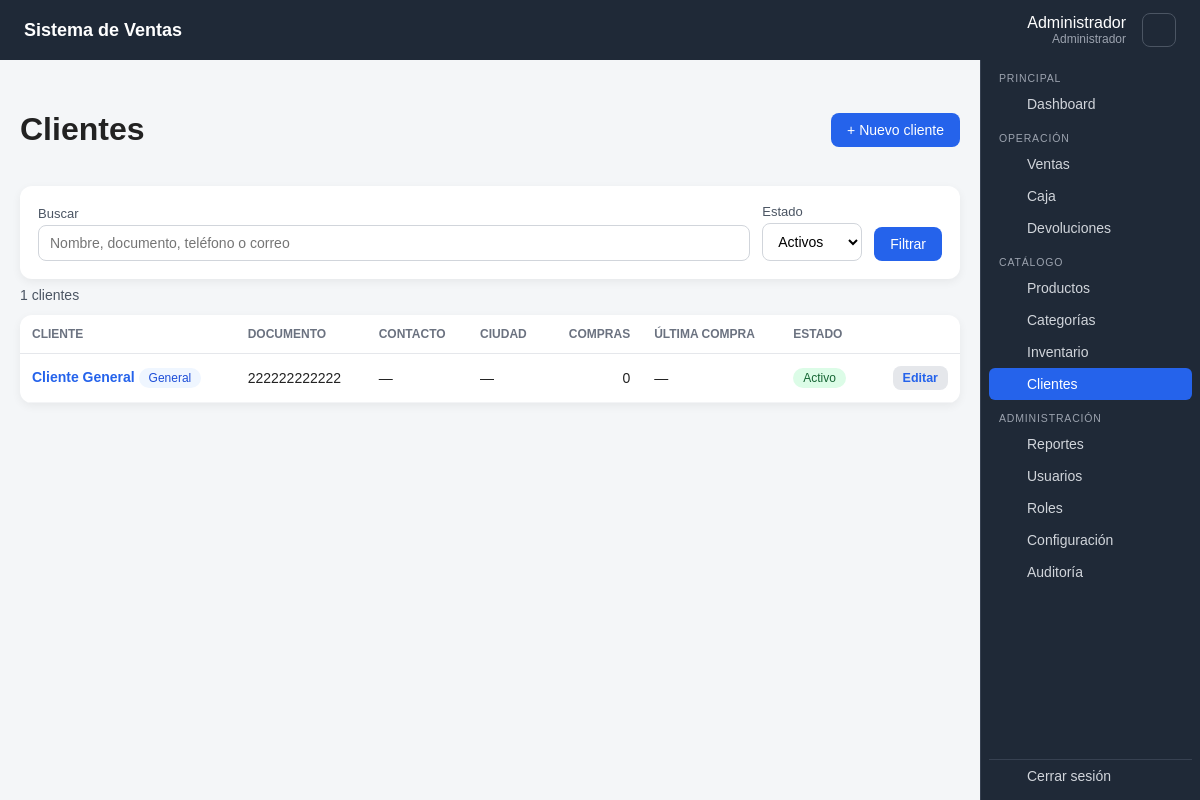
/views/clientes/index.php (signed in), run on the app's committed database.
### tables this page shows
CREATE TABLE clientes (
    id_cliente INT UNSIGNED AUTO_INCREMENT PRIMARY KEY,
    documento VARCHAR(30) NULL UNIQUE,
    nombre VARCHAR(100) NOT NULL,
    telefono VARCHAR(30) NULL,
    email VARCHAR(100) NULL,
    direccion VARCHAR(200) NULL,
    ciudad VARCHAR(100) NULL,
    estado TINYINT(1) NOT NULL DEFAULT 1,
    fecha_creacion TIMESTAMP NOT NULL DEFAULT CURRENT_TIMESTAMP,
    fecha_actualizacion TIMESTAMP NOT NULL DEFAULT CURRENT_TIMESTAMP
        ON UPDATE CURRENT_TIMESTAMP,
    INDEX idx_cliente_nombre (nombre),
    INDEX idx_cliente_estado (estado)
);

### helpers/permisos.php (called while the page is built, shortened)
<?php
require_once __DIR__ . '/../config/database.php';
function versionPermisos(): string {
    static $version=null;
    if ($version===null) {
        $s=(new Database())->getConnection()->prepare("SELECT valor FROM configuracion WHERE clave='permisos_version' LIMIT 1");
        $s->execute();
        $version=(string)($s->fetchColumn() ?: '0');
    }
    return $version;
}
function sincronizarSesion(): void {
    static $hecho=false;
    if ($hecho || !isset($_SESSION['id_usuario'])) return;
    $hecho=true;
    if (($_SESSION['permisos_version'] ?? null)===versionPermisos() && isset($_SESSION['permisos'])) return;
}
function tienePermiso(string $permiso): bool {
    if ((int)$_SESSION['rol_id'] === ROL_ADMINISTRADOR) return true;
    return in_array($permiso, $_SESSION['permisos'] ?? [], true);
}
function requirePermission(string $permiso): void {
    if (tienePermiso($permiso)) return;
    require __DIR__ . '/../views/layouts/header.php';
    require __DIR__ . '/../views/layouts/footer.php';
    exit;
}

### helpers/funciones.php (called while the page is built, shortened)
<?php
function e(?string $value): string { return htmlspecialchars($value ?? '', ENT_QUOTES, 'UTF-8'); }

### config/database.php (called while the page is built, shortened)
<?php
class Database {
    private string $host = '127.0.0.1';
    private string $dbName = 'sistema_ventas';
    private string $username = 'root';
    private string $password = '';
    private ?PDO $connection = null;
    public function getConnection(): PDO {
        if ($this->connection === null) {
            $dsn = "mysql:host={$this->host};dbname={$this->dbName};charset=utf8mb4";
            $this->connection = new PDO($dsn, $this->username, $this->password, [
                PDO::ATTR_ERRMODE => PDO::ERRMODE_EXCEPTION,
                PDO::ATTR_DEFAULT_FETCH_MODE => PDO::FETCH_ASSOC,
                PDO::ATTR_EMULATE_PREPARES => false,
            ]);
        }
        return $this->connection;
    }
}

### controllers/ClienteController.php (called while the page is built, shortened)
<?php
require_once __DIR__ . '/../config/database.php';
require_once __DIR__ . '/../helpers/permisos.php';
require_once __DIR__ . '/../models/Cliente.php';
class ClienteController {
    private Cliente $clientes;
    public function __construct() {
        $this->db=(new Database())->getConnection();
        $this->clientes=new Cliente($this->db);
    }
    public function listar(array $filtros): array { return $this->clientes->listar($filtros); }
    public function esGeneral(array $c): bool { return $c['documento']===CLIENTE_GENERAL_DOCUMENTO; }
}

### models/Cliente.php (called while the page is built, shortened)
<?php
class Cliente {
    public function listar(array $f=[]): array {
        $where=['1=1']; $p=[];
        if (($f['estado'] ?? '')!=='') { $where[]='c.estado=:estado'; $p['estado']=(int)$f['estado']; }
        $s=$this->db->prepare("SELECT c.*,COUNT(v.id_venta) compras,COALESCE(SUM(v.total),0) total_compras,MAX(v.fecha_venta) ultima_compra
            FROM clientes c LEFT JOIN ventas v ON v.id_cliente=c.id_cliente AND v.estado<>'anulada'
            WHERE ".implode(' AND ',$where)."
            GROUP BY c.id_cliente ORDER BY c.estado DESC, c.id_cliente=1 DESC, c.nombre LIMIT 500");
        $s->execute($p);
        return $s->fetchAll();
    }
}

### views/clientes/index.php (the view, shortened to what this page needs)
<?php
require_once __DIR__ . '/../../helpers/permisos.php';
require_once __DIR__ . '/../../helpers/funciones.php';
require_once __DIR__ . '/../../controllers/ClienteController.php';
$controller = new ClienteController();
$filtros = [
    'q' => mb_substr(trim($_GET['q'] ?? ''), 0, 100),
    'estado' => in_array($_GET['estado'] ?? '1', ['1', '0', ''], true) ? ($_GET['estado'] ?? '1') : '1',
];
$clientes = $controller->listar($filtros);
require __DIR__ . '/../layouts/header.php';
?>
<div class="page-header">
  <h1>Clientes</h1>
  <?php if (tienePermiso('clientes.crear')): ?><a class="btn" href="crear.php">+ Nuevo cliente</a><?php endif; ?>
</div>
<form class="filtros card" method="get">
  <label class="grow">Buscar<input type="search" name="q" value="<?= e($filtros['q']) ?>" placeholder="Nombre, documento, teléfono o correo" autofocus></label>
  <label>Estado
    <select name="estado"><?php foreach (['1' => 'Activos', '0' => 'Inactivos', '' => 'Todos'] as $k => $v): ?><option value="<?= $k ?>" <?= $filtros['estado'] === (string)$k ? 'selected' : '' ?>><?= $v ?></option><?php endforeach; ?></select>
  </label>
  <button class="btn">Filtrar</button>
</form>
<p class="resumen-filtro"><?= count($clientes) ?> clientes</p>
<div class="table-card">
<table class="table">
  <thead><tr><th>Cliente</th><th>Documento</th><th>Contacto</th><th>Ciudad</th><th class="num">Compras</th><th>Última compra</th><th>Estado</th><th></th></tr></thead>
  <tbody>
  <?php foreach ($clientes as $c): $general = $controller->esGeneral($c); ?>
    <tr class="<?= $c['estado'] ? '' : 'inactivo' ?>">
      <td><a href="editar.php?id=<?= (int)$c['id_cliente'] ?>"><?= e($c['nombre']) ?></a><?= $general ? ' <span class="badge">General</span>' : '' ?></td>
      <td><?= e($c['documento'] ?? '—') ?></td>
      <td><?= e($c['telefono'] ?? '') ?><?= $c['email'] ? '<br><small class="muted">' . e($c['email']) . '</small>' : '' ?><?= !$c['telefono'] && !$c['email'] ? '—' : '' ?></td>
      <td><?= e($c['ciudad'] ?? '—') ?></td>
      <td class="num"><?= (int)$c['compras'] ?><?= $c['compras'] ? '<br><small class="muted">' . dinero($c['total_compras']) . '</small>' : '' ?></td>
      <td><?= $c['ultima_compra'] ? date('d/m/Y', strtotime($c['ultima_compra'])) : '—' ?></td>
      <td><span class="badge <?= $c['estado'] ? 'badge-ok' : 'badge-off' ?>"><?= $c['estado'] ? 'Activo' : 'Inactivo' ?></span></td>
      <td class="acciones">
        <a class="btn btn-light btn-sm" href="editar.php?id=<?= (int)$c['id_cliente'] ?>"><?= tienePermiso('clientes.editar') ? 'Editar' : 'Ver' ?></a>
      </td>
    </tr>
  <?php endforeach; ?>
  </tbody>
</table>
</div>
<?php require __DIR__ . '/../layouts/footer.php'; ?>

### assets/css/style.css (style rules this page uses)
* { box-sizing:border-box }
body { margin:0;font-family:Arial,sans-serif;background:#f4f6f8;color:#222 }
input,button { width:100%;padding:11px 12px;font-size:16px }
button { cursor:pointer }
:root { --topbar-h:60px;--sidebar-w:220px;--sidebar-bg:#1f2937;--sidebar-hover:#374151;--accent:#2563eb }
.btn { display:inline-block;width:auto;padding:9px 16px;border:0;border-radius:8px;background:var(--accent);color:white;text-decoration:none;font-size:14px;cursor:pointer }
.btn-light { background:#e5e7eb;color:#111827 }
.btn-sm { padding:6px 12px;font-size:13px }
.page-header { display:flex;align-items:center;justify-content:space-between;gap:12px;flex-wrap:wrap }
.table-card { background:white;border-radius:12px;box-shadow:0 3px 10px rgba(0,0,0,.06);overflow-x:auto }
.table { width:100%;border-collapse:collapse;font-size:14px }
.table th { text-align:left;padding:12px 16px;color:#6b7280;font-weight:600;font-size:12px;text-transform:uppercase;border-bottom:1px solid #e5e7eb }
.table td { padding:12px 16px;border-bottom:1px solid #f3f4f6;white-space:nowrap }
.acciones { display:flex;gap:8px;justify-content:flex-end }
.badge { display:inline-block;padding:3px 10px;border-radius:999px;background:#eff6ff;color:#1d4ed8;font-size:12px }
.badge-ok { background:#dcfce7;color:#166534 }
.card { background:white;border-radius:12px;box-shadow:0 3px 10px rgba(0,0,0,.06);padding:18px }
.num { text-align:right!important }
.table a { color:var(--accent);text-decoration:none;font-weight:600 }
.form-card textarea,.pos-resumen textarea,.filtros input,.filtros select { width:100%;padding:9px 11px;font-size:14px;border:1px solid #d1d5db;border-radius:8px;font-family:inherit;background:white }
.filtros { display:flex;flex-wrap:wrap;gap:12px;align-items:flex-end;margin:16px 0 8px }
.filtros label { display:grid;gap:4px;font-size:13px;color:#4b5563 }
.filtros .grow { flex:1;min-width:200px }
.resumen-filtro { color:#4b5563;font-size:14px;margin:8px 0 12px }
td.acciones { display:table-cell;text-align:right }
td.acciones>* { display:inline-block;margin-left:6px;vertical-align:middle }
td.acciones { white-space:nowrap }
td.acciones>* { margin-left:4px }
td.acciones .btn-sm { padding:5px 10px;font-size:12.5px }
.table th,.table td { padding-left:12px;padding-right:12px }
.filtros label { min-width:0 }
.card,.pos-main,.stack { min-width:0 }

### data on the page
clientes: nombre "Cliente General", documento "222222222222", ciudad "—", compras "0", estado "Activo"

### other printed values
nombreEmpresa() "Sistema de Ventas"
$_SESSION['nombre'] "Administrador"
$_SESSION['rol'] "Administrador"
$grupo "PRINCIPAL"
$item['nombre'] "Dashboard"
$grupo "OPERACIÓN"
$item['nombre'] "Ventas"
$item['nombre'] "Caja"
$item['nombre'] "Devoluciones"
$grupo "CATÁLOGO"
$item['nombre'] "Productos"
$item['nombre'] "Categorías"
$item['nombre'] "Inventario"
$item['nombre'] "Clientes"
$grupo "ADMINISTRACIÓN"
